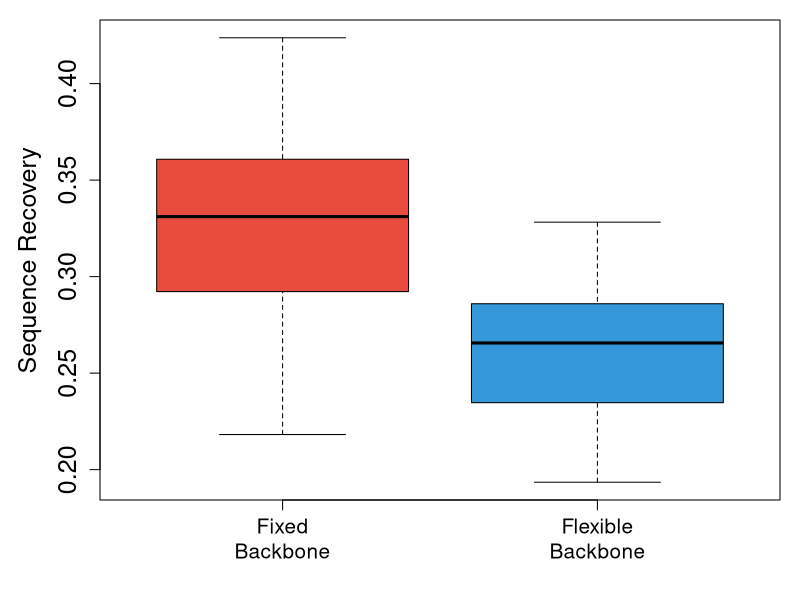

The R source for this figure:
pdf('sequence_recovery.pdf',width=3.5,height=6)
par(mar=c(5, 5, 1, 1))
a<-read.table('sequence_recovery.txt')
boxplot(a$V1,a$V2,ylab="Sequence Recovery",col=c("#e74c3c","#3498db"),cex.lab=1.5,cex.axis=1.5,outline=F)
text(1:2, par("usr")[3] - 0.02, labels = c("Fixed\nBackbone","Flexible\nBackbone"), xpd = TRUE, cex=1.25)
dev.off()